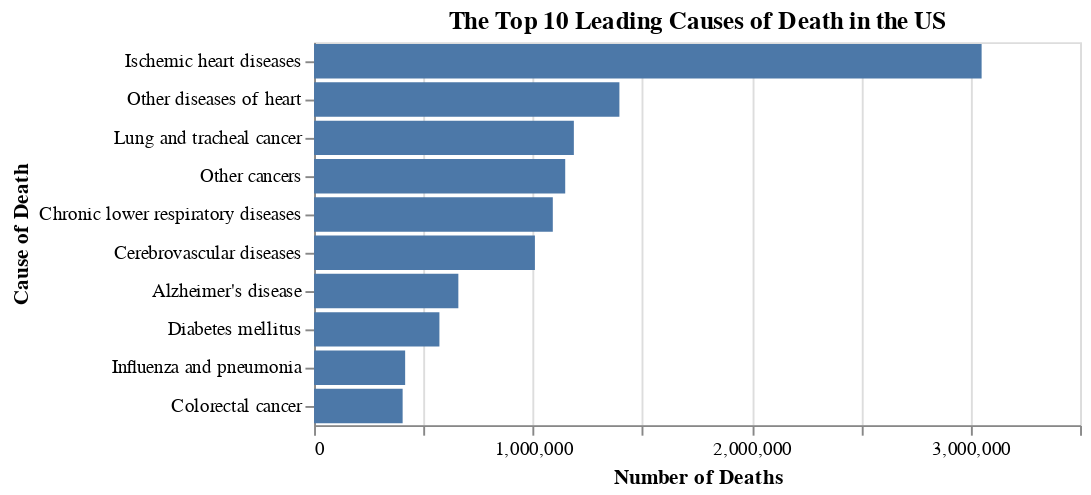

Notebook code cell kept with this figure:
### Code cell
title = "The Top 10 Leading Causes of Death in the US"
alt.Chart(top10, title=title).mark_bar().encode(
    x=alt.X("count:Q", axis=alt.Axis(title='Number of Deaths')),
    y=alt.Y("39_cause_recode:N", sort='-x', 
            axis=alt.Axis(title='Cause of Death')),
)

### Figure 1 — Vega-Lite specification as saved in the notebook (floating-point values rounded to 4 significant figures)
{"config": {"view": {"continuousWidth": 400, "continuousHeight": 300}}, "data": {"name": "data-9909505ff773ea5ed59e2a989dc92db3"}, "mark": "bar", "encoding": {"x": {"type": "quantitative", "axis": {"title": "Number of Deaths"}, "field": "count"}, "y": {"type": "nominal", "axis": {"title": "Cause of Death"}, "field": "39_cause_recode", "sort": "-x"}}, "title": "The Top 10 Leading Causes of Death in the US", "$schema": "https://vega.github.io/schema/vega-lite/v4.8.1.json", "datasets": {"data-9909505ff773ea5ed59e2a989dc92db3": [{"39_cause_recode": "Ischemic heart diseases", "count": 3050208}, {"39_cause_recode": "Other diseases of heart", "count": 1395200}, {"39_cause_recode": "Lung and tracheal cancer", "count": 1187060}, {"39_cause_recode": "Other cancers", "count": 1147581}, {"39_cause_recode": "Chronic lower\nrespiratory diseases", "count": 1090875}, {"39_cause_recode": "Cerebrovascular diseases", "count": 1009095}, {"39_cause_recode": "Alzheimer's disease", "count": 659282}, {"39_cause_recode": "Diabetes mellitus", "count": 572781}, {"39_cause_recode": "Influenza and pneumonia", "count": 416206}, {"39_cause_recode": "Colorectal cancer", "count": 404734}]}}
